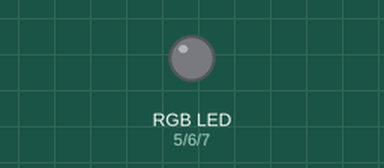
Bench run of a sketch on a simulated Arduino Uno, built with avr-gcc and run on an emulated ATmega328P. Shown: an RGB LED mixed from three pins (HIGH = lit).

Above: at 0.15 s.
At 11.76 s:
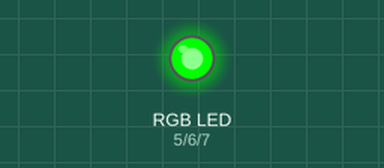
At 17.96 s:
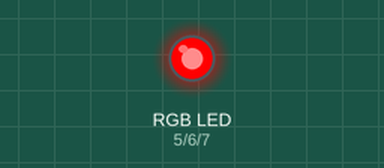
At 36.6 s:
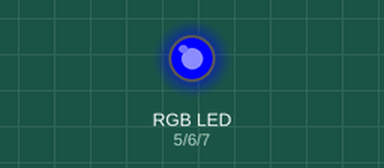
Timing chart, 0 to 40.0 s (numbered marks = the images above):
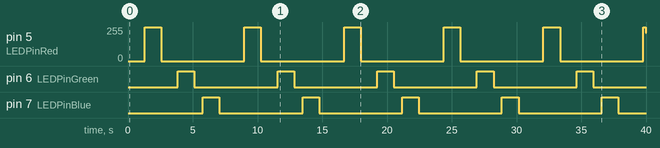

Measured:
- by itself, pin 6 (LEDPinGreen), pin 7 (LEDPinBlue): alternates HIGH for 1.3 s and LOW for 6.4 s
- by itself, pin 5 (LEDPinRed): 0/255 → 255/255 at 1.3 s, → 0/255 1.3 s later, → 255/255 6.4 s later, → 0/255 1.3 s later, … (12 changes in this stretch)

The sketch:

Makeronics3LEDButtonControl-030520.ino
```cpp
/*
 * Project: Sawtooth
 * Description: 3rd program
 * Author: Ted Fites
 * Date: 225/20
 * Program gradually brightens up then dims down LED. USES FOR
 * LOOP.
 * Uses pin 5,6 & 7.
 * BREADBOARD WORK: WIRING RESISTOR (230 OHMS) AND RED LED INTO
 * CIRCUIT. CIRCUIT STARTS AT PIN#5 TO SAME ROW AS START OF RESISTOR
 * (ROW 17) FOLLOWED BY ANOTHER SHORT WIRE ON OTHER SIDE OF RESISTOR
 * IN SAME ROW WITH POSITIVE (CATHODE). CURRENT RESUMES THROU NEGATIVE
 * OF LED, THEN FINAL WIRE STARTS ON SAME ROW AS NEGATIVE LED
 * LED LEAD TO ROW WITH GROUND (ROW ZERO MATCHING GROUND PIN
 * ON TEENSY)
 */

 // Connect anode of LED to Pin #5
 // Connect cathode of LED to GND using 200 ohm resistor
// define global variables
int LEDPinRed =5;      // Use pin# 5
int LEDPinGreen =6;      // Use pin# 6
int LEDPinBlue =7;      // Use pin# 7
int LEDDelay= 5; // delay value for duration to brighten/dim
int i;  // loop value to change brightness value

void setup() {
  // put your setup code here, to run once:
pinMode(LEDPinRed,OUTPUT);  // set Pin #5 for output mode
pinMode(LEDPinGreen,OUTPUT);  // set Pin #6 for output mode
pinMode(LEDPinBlue,OUTPUT);  // set Pin #7 for output mode
}

void loop() {
  // put your main code here, to run repeatedly:

  for (i=0;i<256;i++)
  {
    analogWrite(LEDPinRed,i);  // RED pin gradually brightens up
    delay(LEDDelay);
  }
  for (i=255;i>=0;i--)
  {
    analogWrite(LEDPinRed,i);  // RED gradually dims down
    delay(LEDDelay);
  }

  for (i=0;i<256;i++)
  {
    analogWrite(LEDPinGreen,i);  // GREEN pin gradually brightens up
    delay(LEDDelay);
  }
  for (i=255;i>=0;i--)
  {
    analogWrite(LEDPinGreen,i);  // GREEN pin gradually dims down
    delay(LEDDelay);
  }

  for (i=0;i<256;i++)
  {
    analogWrite(LEDPinBlue,i);  // BLUE pin gradually brigthens up
    delay(LEDDelay);
  }
  for (i=255;i>=0;i--)
  {
    analogWrite(LEDPinBlue,i);  // BLUE pin gradually dims down
    delay(LEDDelay);
  }

}
```
